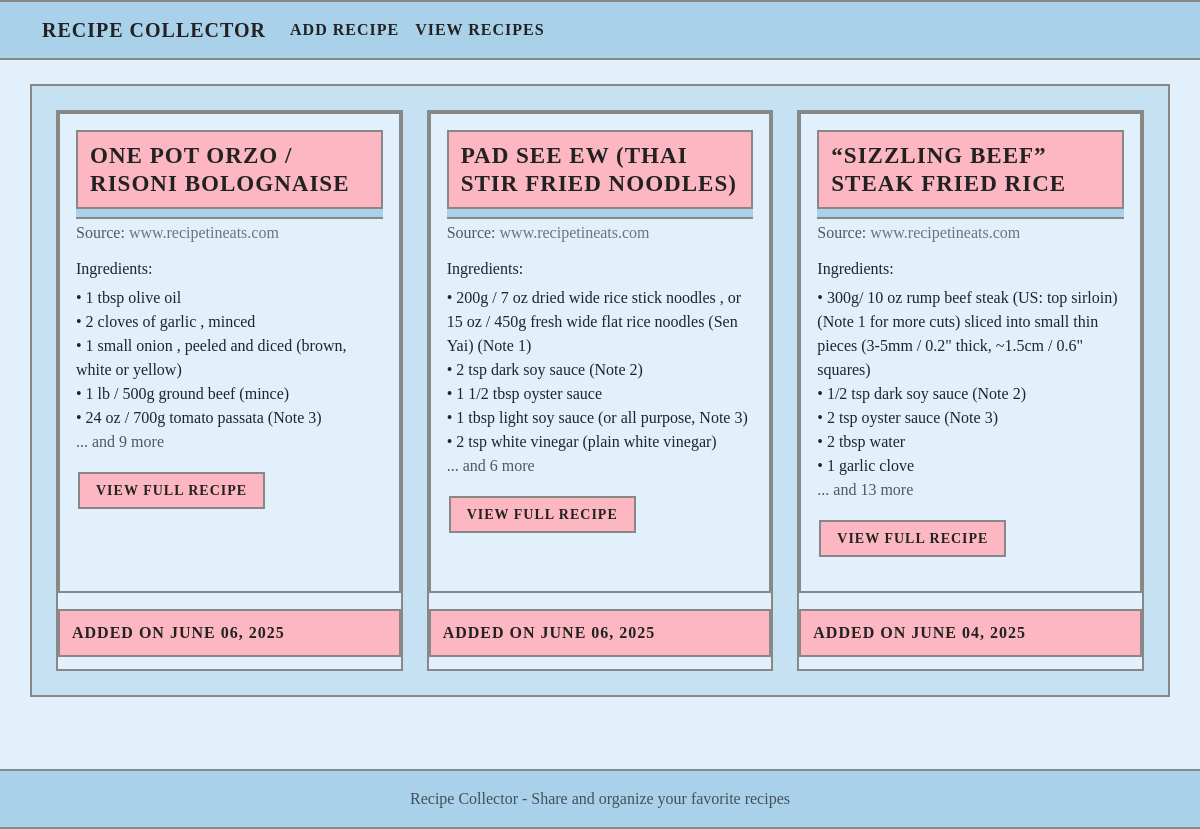
Before: / with the older database file.
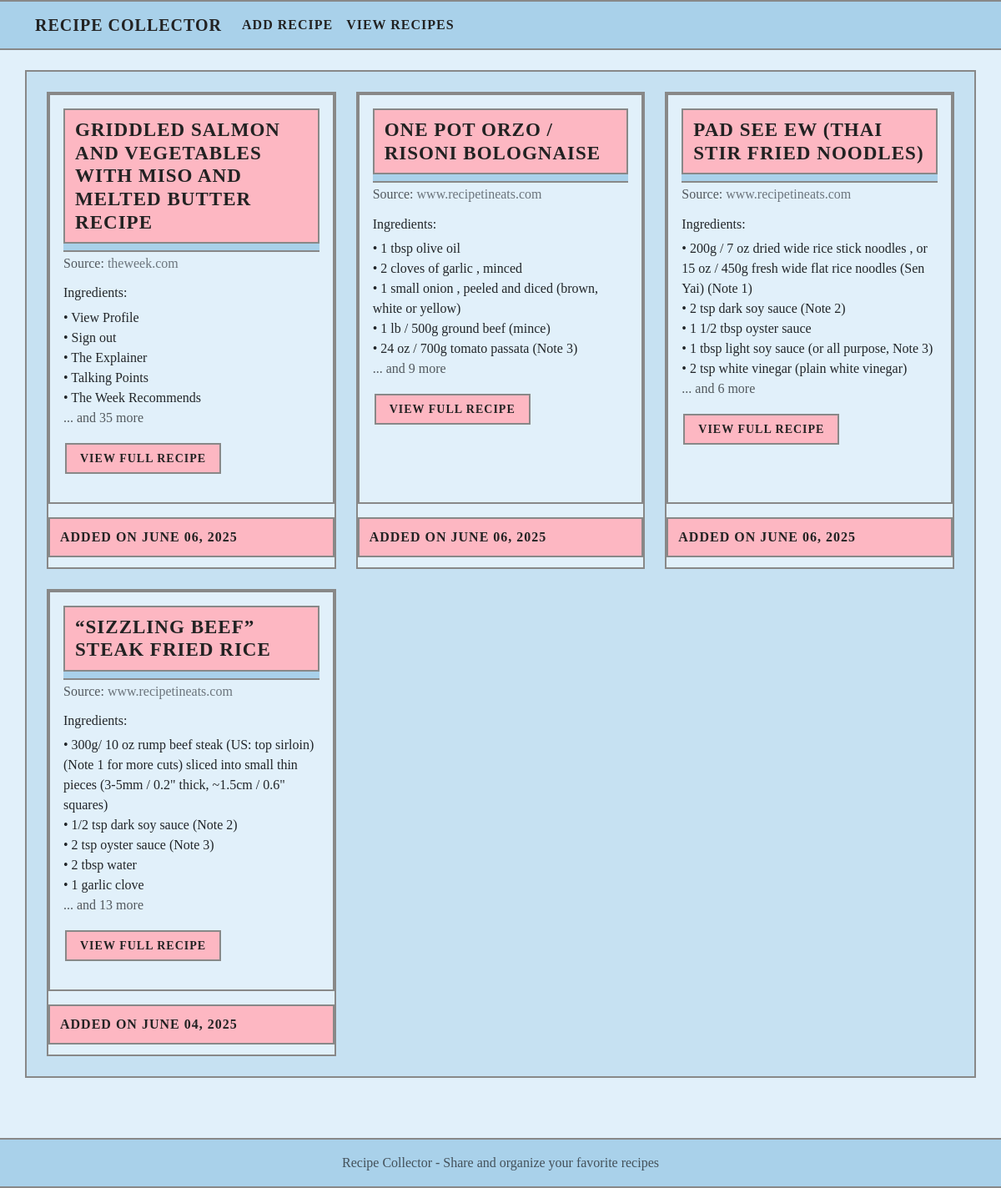
After: the same page with the newer database file.
### app.py (models this page shows, shortened)
class Recipe(db.Model):
    __tablename__ = 'recipe'  # Explicitly set table name
    id = db.Column(db.Integer, primary_key=True)
    title = db.Column(db.String(200), nullable=False)
    ingredients = db.Column(db.Text, nullable=False)
    instructions = db.Column(db.Text, nullable=False)
    source_url = db.Column(db.String(500), nullable=False)
    source_name = db.Column(db.String(200), nullable=False)
    image_url = db.Column(db.String(500), nullable=True)  # New field
    created_at = db.Column(db.DateTime, default=datetime.utcnow)

### app.py (the view)
@app.route('/')
def home():
    all_recipes = Recipe.query.order_by(Recipe.created_at.desc()).all()
    return render_template('recipes.html', recipes=all_recipes)

### templates/recipes.html (shortened to what this page needs)
{% extends "base.html" %}
{% block content %}
{% if recipes %}
    <div class="row row-cols-1 row-cols-md-2 row-cols-lg-3 g-4">
        {% for recipe in recipes %}
        <div class="col">
            <div class="card h-100">
                <div class="card-body">
                    <h5 class="card-title">
                        <div class="highlight-bar mb-2">
                            <a href="{{ url_for('recipe_detail', recipe_id=recipe.id) }}" class="text-decoration-none" style="color:inherit;">
                                {{ recipe.title }}
                            </a>
                        </div>
                    </h5>
                    <h6 class="card-subtitle mb-2 text-muted">
                        Source: <a href="{{ recipe.source_url }}" target="_blank" rel="noopener">{{ recipe.source_name }}</a>
                    </h6>
                    <div class="mt-3">
                        <h6>Ingredients:</h6>
                        <ul class="list-unstyled">
                            {% for ingredient in recipe.ingredients.split('\n')[:5] %}
                                <li>• {{ ingredient }}</li>
                            {% endfor %}
                            {% if recipe.ingredients.split('\n')|length > 5 %}
                                <li class="text-muted">... and {{ recipe.ingredients.split('\n')|length - 5 }} more</li>
                            {% endif %}
                        </ul>
                    </div>
                    <div class="mt-3">
                        <a href="{{ url_for('recipe_detail', recipe_id=recipe.id) }}" class="btn btn-outline-primary btn-sm">
                            View Full Recipe
                        </a>
                    </div>
                </div>
                <div class="card-footer text-muted highlight-bar" style="font-size:1em;">
                    Added on {{ recipe.created_at.strftime('%B %d, %Y') }}
                </div>
            </div>
        </div>
        {% endfor %}
    </div>
{% endif %}
{% endblock %}

### templates/base.html (shortened to what this page needs)
<!DOCTYPE html>
<html lang="en">
<head>
    <link href="https://cdn.jsdelivr.net/npm/bootstrap@5.3.2/dist/css/bootstrap.min.css" rel="stylesheet">
    <link rel="stylesheet" href="{{ url_for('static', filename='style.css') }}">
</head>
<body>
    <nav class="navbar navbar-expand-lg navbar-dark bg-dark">
        <div class="container">
            <a class="navbar-brand" href="{{ url_for('index') }}">Recipe Collector</a>
            <div class="collapse navbar-collapse" id="navbarNav">
                <ul class="navbar-nav">
                    <li class="nav-item">
                        <a class="nav-link" href="{{ url_for('index') }}">Add Recipe</a>
                    </li>
                    <li class="nav-item">
                        <a class="nav-link" href="{{ url_for('recipes') }}">View Recipes</a>
                    </li>
                </ul>
            </div>
        </div>
    </nav>
    <main class="container mt-4">
        {% block content %}{% endblock %}
    </main>
    <footer class="footer mt-5 py-3 bg-light">
        <div class="container text-center">
            <span class="text-muted">Recipe Collector - Share and organize your favorite recipes</span>
        </div>
    </footer>
</body>
</html>

### static/style.css (style rules this page uses)
:root { --blue1: #A9D1EA; --blue2: #C6E1F2; --blue3: #E1F0FA; --pink1: #F7E0E3; --pink2: #FDB7C2; --pink3: #E68FAE; --border: #888; --text: #222; }
body { min-height: 100vh; display: flex; flex-direction: column; background: var(--blue3); font-family: 'Verdana', 'Geneva', 'Tahoma', 'sans-serif'; color: var(--text); margin: 0; padding: 0; }
main { flex: 1; }
.card { box-shadow: 0 2px 4px rgba(0,0,0,0.1); transition: transform 0.2s ease-in-out; }
.navbar, .footer { background: var(--blue1) !important; border-bottom: 2px solid var(--border); border-top: 2px solid var(--border); box-shadow: none !important; border-radius: 0 !important; }
.navbar .navbar-brand, .navbar .nav-link { color: var(--text) !important; font-weight: bold; text-transform: uppercase; letter-spacing: 1px; }
main.container { background: var(--blue2); border: 2px solid var(--border); padding: 24px; margin-top: 24px; margin-bottom: 24px; border-radius: 0; box-shadow: none; }
.card, .card-header, .card-body, .card-footer { background: var(--blue3) !important; border: 2px solid var(--border) !important; border-radius: 0 !important; box-shadow: none !important; margin-bottom: 16px; }
.card-header, .card-title, .card-footer { background: var(--blue1) !important; border-bottom: 2px solid var(--border) !important; font-weight: bold; text-transform: uppercase; letter-spacing: 1px; border-radius: 0 !important; }
.card-title { font-size: 1.2em; margin-bottom: 8px; }
.btn, .btn-primary, .btn-danger, .btn-outline-primary, .btn-outline-secondary, .btn-link { background: var(--pink2) !important; color: var(--text) !important; border: 2px solid var(--border) !important; border-radius: 0 !important; box-shadow: none !important; font-weight: bold; text-transform: uppercase; letter-spacing: 1px; padding: 6px 16px; margin: 2px; transition: background 0.2s, color 0.2s; }
* { border-radius: 0 !important; box-shadow: none !important; }
.card-subtitle a { color: #6c757d; text-decoration: none; }
.highlight-bar { background: #FDB7C2 !important; color: #222 !important; border: 2px solid #888 !important; border-radius: 0 !important; font-weight: bold; text-transform: uppercase; letter-spacing: 1px; font-size: 1.2em; padding: 10px 12px; margin-bottom: 12px; text-align: left; box-shadow: none !important; }

Changed rows visible on the page:
added Recipe: title "GRIDDLED SALMON AND VEGETABLES WITH MISO AND MELTED BUTTER RECIPE", source_name "theweek.com", 5 "View Profile" "Sign out" "The Explainer" "Talking Points" "The Week Recommends", ingredients.split|length "35", created_at "JUNE 06, 2025"
